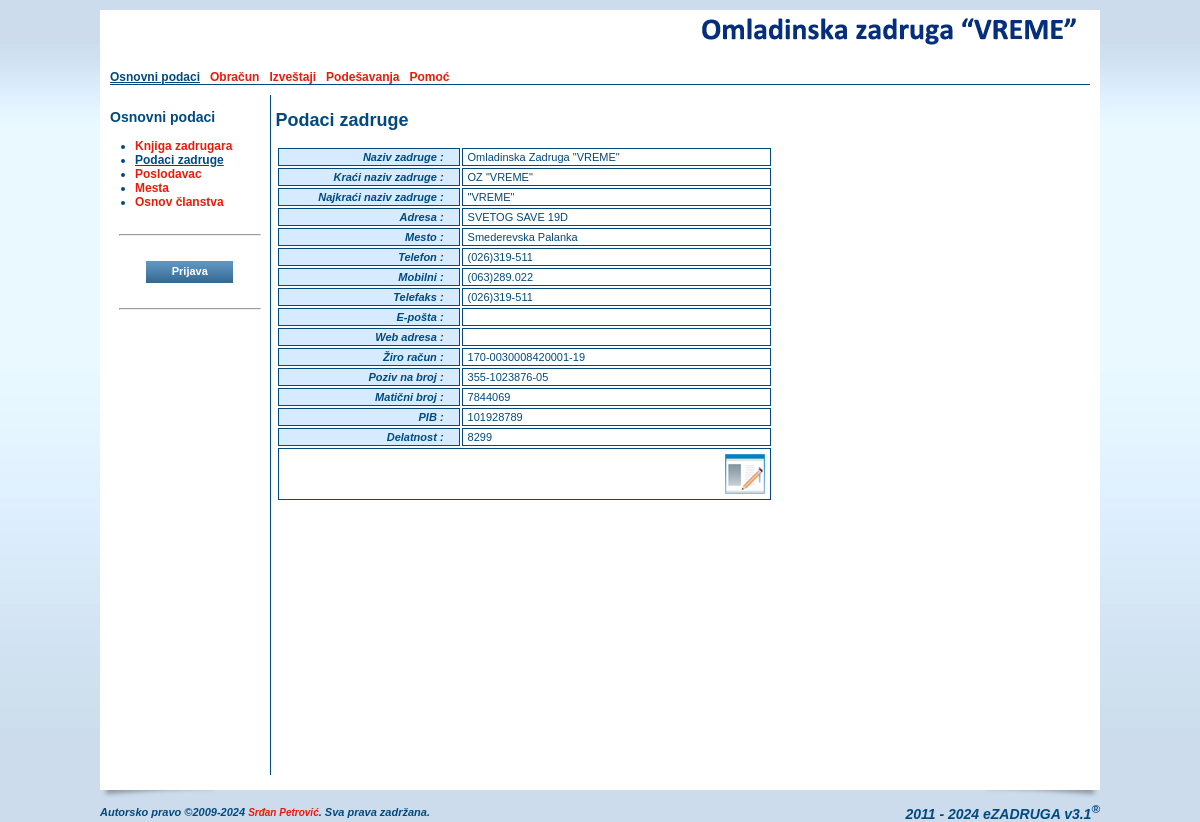
Screenshot of /oszpodaci.php with the database file from the repository.
### tables this page shows
CREATE TABLE IF NOT EXISTS `oszcooperative` (
  `ID` smallint(6) NOT NULL AUTO_INCREMENT,
  `name` varchar(255) NOT NULL,
  `short` varchar(50) NOT NULL,
  `shortest` varchar(25) NOT NULL,
  `address` varchar(255) DEFAULT NULL,
  `IDPlace` smallint(6) DEFAULT NULL,
  `phone` varchar(20) DEFAULT NULL,
  `mobile` varchar(20) DEFAULT NULL,
  `fax` varchar(20) DEFAULT NULL,
  `email` varchar(255) DEFAULT NULL,
  `url` varchar(255) DEFAULT NULL,
  `account` varchar(255) DEFAULT NULL,
  `reference` varchar(255) NOT NULL,
  `pib` varchar(20) DEFAULT NULL,
  `idnumber` varchar(20) DEFAULT NULL,
  `activity` varchar(20) NOT NULL,
  `currentyear` varchar(4) NOT NULL,
  `contracthours` tinyint(4) NOT NULL DEFAULT '0',
  `memberhours` tinyint(4) NOT NULL DEFAULT '0',
  `headimage` varchar(255) DEFAULT NULL,
  `pdfimage` varchar(255) DEFAULT NULL,
  PRIMARY KEY (`ID`),
  KEY `name` (`name`),
  KEY `IDPlace` (`IDPlace`)
);

CREATE TABLE IF NOT EXISTS `oszmenu` (
  `ID` smallint(6) NOT NULL AUTO_INCREMENT,
  `title` varchar(70) NOT NULL,
  `link` varchar(255) NOT NULL,
  `root` smallint(6) NOT NULL DEFAULT '0',
  `sort` tinyint(4) DEFAULT NULL,
  `sub_item` tinyint(4) NOT NULL DEFAULT '-1',
  `show_admin` tinyint(4) NOT NULL DEFAULT '0',
  PRIMARY KEY (`ID`),
  KEY `title` (`title`),
  KEY `root` (`root`),
  KEY `link` (`link`)
);

CREATE TABLE IF NOT EXISTS `oszplace` (
  `ID` smallint(6) NOT NULL AUTO_INCREMENT,
  `name` varchar(70) NOT NULL,
  `post` varchar(5) DEFAULT NULL,
  `phone` varchar(5) DEFAULT NULL,
  PRIMARY KEY (`ID`),
  KEY `name` (`name`)
);

### oszpodaci.php (the view, shortened to what the rows shown need)
<?php
include_once('./header.php');
$name       = "";
$address    = "";
$IDPlace    = 0;
$phone      = "";
$mobile     = "";
$fax        = "";
$account    = "";
$reference  = "";
$idnumber   = "";
$pib        = "";
$activity   = "";
$edit     = false;
$query = mysql_query("SELECT * FROM oszcooperative WHERE ID=1") or die(mysql_error());
$res = mysql_fetch_array($query );
if (isset($res['ID'])) {
  $name       = $res['name'];
  $short      = $res['short'];
  $shortest   = $res['shortest'];
  $address    = $res['address'];
  $IDPlace    = $res['IDPlace'];
  $phone      = $res['phone'];
  $mobile     = $res['mobile'];
  $fax        = $res['fax'];
  $account    = $res['account'];
  $reference  = $res['reference'];
  $idnumber   = $res['idnumber'];
  $pib        = $res['pib'];
  $activity   = $res['activity'];
}
?>
              <h2><?=$GLOBALS["sectiontitle"];?></h2>
              <form name="frmTableEdit" id="frmTableEdit" method="POST" action="./oszpodaci.php">
              <table cellpadding="2" cellspacing="2" border="0" class="table_edit">
                <tr>
                  <th align="right" style="width:150px;">Naziv zadruge : </th>
                  <td style="width:300px;">
<? if ($edit) { ?>
                    <input type="text" value='<?=$name;?>' name="name" id="name" maxlength="255" style="width: 300px;" />
<? } elseif (strlen($name) > 0) echo $name; else echo '&nbsp;'; ?>
                  </td>
                </tr>
                <tr>
                  <th align="right">Kraći naziv zadruge : </th>
                  <td>
<? if ($edit) { ?>
                    <input type="text" value='<?=$short;?>' name="short" id="short" maxlength="50" style="width: 150px;" />
<? } elseif (strlen($short) > 0) echo $short; else echo '&nbsp;'; ?>
                  </td>
                </tr>
                <tr>
                  <th align="right">Najkraći naziv zadruge : </th>
                  <td>
<? if ($edit) { ?>
                    <input type="text" value='<?=$shortest;?>' name="shortest" id="shortest" maxlength="20" style="width: 100px;" />
<? } elseif (strlen($shortest) > 0) echo $shortest; else echo '&nbsp;'; ?>
                  </td>
                </tr>
                <tr>
                  <th align="right">Adresa : </th>
                  <td>
<? if ($edit) { ?>
                    <input type="text" value="<?=$address;?>" name="address" id="address" maxlength="255" style="width: 300px;" />
<? } elseif (strlen($address) > 0) echo $address; else echo '&nbsp;'; ?>
                  </td>
                </tr>
                <tr>
                  <th align="right">Mesto :</th>
                  <td>
<? if ($edit) { ?>
                    <select name="IDPlace">
                      <option value="-1">Izaberite mesto</option>
<?php
$query  = mysql_query("SELECT * FROM oszplace ORDER BY name") or die(mysql_error());
while ($res = mysql_fetch_array($query)) {
  $selected = "";
  if ($IDPlace == $res["ID"]) $selected = "selected";
?>
                      <option value="<?=$res["ID"];?>" <?=$selected;?> ><?=$res["name"];?></option>
<?php
}
?>
                    </select>
<? } else {
    if ($IDPlace > 0) {
      $query  = mysql_query(sprintf("SELECT * FROM oszplace WHERE ID=%d",$IDPlace)) or die(mysql_error());
      $res = mysql_fetch_array($query);
      echo $res['name'];
    } else echo '&nbsp;';
   }?>
                  </td>
                </tr>
                <tr>
                  <th align="right">Telefon : </th>
                  <td>
<? if ($edit) { ?>
                    <input type="text" value="<?=$phone;?>" name="phone" id="phone" maxlength="30" style="width: 100px;" />
<? } elseif (strlen($phone) > 0) echo $phone; else echo '&nbsp;'; ?>
                  </td>
                </tr>
                <tr>
                  <th align="right">Mobilni : </th>
                  <td>
<? if ($edit) { ?>
                    <input type="text" value="<?=$mobile;?>" name="mobile" id="mobile" maxlength="30" style="width: 100px;" />
<? } elseif (strlen($mobile) > 0) echo $mobile; else echo '&nbsp;'; ?>
                  </td>
                </tr>
                <tr>
                  <th align="right">Telefaks : </th>
                  <td>
<? if ($edit) { ?>
                    <input type="text" value="<?=$fax;?>" name="fax" id="fax" maxlength="30" style="width: 100px;" />
<? } elseif (strlen($fax) > 0) echo $fax; else echo '&nbsp;'; ?>
                  </td>
                </tr>
                <tr>
                  <th align="right">E-pošta : </th>
                </tr>
                <tr>
                  <th align="right">Web adresa : </th>
                </tr>
                <tr>
                  <th align="right">Žiro račun : </th>
                  <td>
<? if ($edit) { ?>
                    <input type="text" value="<?=$account;?>" name="account" id="account" maxlength="70" style="width: 200px;" />
<? } elseif (strlen($account) > 0) echo $account; else echo '&nbsp;'; ?>
                  </td>
                </tr>
                <tr>
                  <th align="right">Poziv na broj : </th>
                  <td>
<? if ($edit) { ?>
                    <input type="text" value="<?=$reference;?>" name="reference" id="reference" maxlength="70" style="width: 200px;" />
<? } elseif (strlen($reference) > 0) echo $reference; else echo '&nbsp;'; ?>
                  </td>
                </tr>
                <tr>
                  <th align="right">Matični broj : </th>
                  <td>
<? if ($edit) { ?>
                    <input type="text" value="<?=$idnumber;?>" name="idnumber" id="idnumber" maxlength="30" style="width: 100px;" />
<? } elseif (strlen($idnumber) > 0) echo $idnumber; else echo '&nbsp;'; ?>
                  </td>
                </tr>
                <tr>
                  <th align="right">PIB : </th>
                  <td>
<? if ($edit) { ?>
                    <input type="text" value="<?=$pib;?>" name="pib" id="pib" maxlength="30" style="width: 100px;" />
<? } elseif (strlen($pib) > 0) echo $pib; else echo '&nbsp;'; ?>
                  </td>
                </tr>
                <tr>
                  <th align="right">Delatnost : </th>
                  <td>
<? if ($edit) { ?>
                    <input type="text" value="<?=$activity;?>" name="activity" id="activity" maxlength="30" style="width: 100px;" />
<? } elseif (strlen($activity) > 0) echo $activity; else echo '&nbsp;'; ?>
                  </td>
                </tr>
              </table>
              </form>
<?php
include_once('./footer.php');
?>

### header.php (shortened to what the rows shown need)
<?php
require_once('./lang/sr.php');
if (!isset($_session))
{
  $_session = new c_Session;
}
$_esettings = $_session->_getSettings();
if (count($_esettings) == 0) {
  $query = mysql_query("select * from esettings where ID > 0 LIMIT 1") or die(mysql_error());
  $_esettings = mysql_fetch_array($query);
}
$_oszcooperative = $_session->_getCooperative();
if (count($_oszcooperative) == 0) {
  $query = mysql_query("select * from oszcooperative where ID > 0 LIMIT 1") or die(mysql_error());
  $_oszcooperative = mysql_fetch_array($query);
}
$_timescale   = $_session->_getTimeScale();
$forSelf = explode("/", $_SERVER['PHP_SELF']);
$_self   = $forSelf[count($forSelf)-1];
$_menu   = array();
$_root   = 0;
$_father = 0;
$_this   = 0;
$_index  = false;
$query = mysql_query("SELECT * FROM oszmenu ORDER BY root, sort") or die(mysql_error());
while ($res = mysql_fetch_array($query)) {
  if ($_self == trim($res['link'])) {
    $_this    = $res['ID'];
    $_father  = $res['root'];
  }
  if ($res['root'] > 0) {
    foreach($_menu[0] as $key => $menu) {
      if ($key == $res['root']) {
        $_menu[0][$key]['submenu'][$res['ID']] = array(
        "ID"        => $res['ID'],
        "title"     => $res['title'],
        "link"      => $res['link'],
        "root"      => $res['root'],
        "sort"      => $res['sort'],
        "sub_item"  => $res['sub_item'],
        "show_admin"=> $res['show_admin']
        );
      }
    }
  } else {
    $_menu[0][$res['ID']] = array(
      "ID"    => $res['ID'],
      "title" => $res['title'],
      "link"  => $res['link'],
      "root"  => $res['root'],
      "sort"      => $res['sort'],
      "sub_item"  => $res['sub_item'],
      "show_admin"=> $res['show_admin']
    );
  }
}
?>
<!DOCTYPE html PUBLIC "-//W3C//DTD XHTML 1.0 Transitional//EN" "http://www.w3.org/TR/xhtml1/DTD/xhtml1-transitional.dtd">
<html xmlns="http://www.w3.org/1999/xhtml" >
  <head>
    <link href="./css/style.css" rel="stylesheet" type="text/css">
    <link href="./css/calendar.css" rel="stylesheet" type="text/css">
  </head>
<?php
if (isset($preload_image) && is_array($preload_image)) {
  $strOnLoad = "javascript:MM_preloadImages(";
  $start = true;
  foreach($preload_image as $_image) {
    if ($start)
    {
      $start = false;
      $strOnLoad .= "'". $_image."'";
    } else $strOnLoad .= ",'". $_image."'";
  }
?>
  <body OnLoad="<?=$strOnLoad;?>">
<?php
} else {
?>
  <body>
<?php
}
?>
    <div class="main_content_location" align="center" valign="top">
      <table cellpadding="0" cellspacing="0" border="0">
        <tr>
          <td colspan="2" valign="top">
            <table cellpadding="0" cellspacing="0" border="0" class="content_all">
              <tr>
                <td class="content_main" valign="top">
                    <table cellpadding="0" cellspacing="0" border="0" class="content_main">
                      <tr>
                        <td>
                          <table cellpadding="0" cellspacing="0" border="0" class="header">
                            <tr>
                              <td align="right" valign="top" class="header_right">
                                <a href="./index.php">
<?php if (isset($_esettings["custom_head"]) && $_esettings["custom_head"] && isset($_oszcooperative["headimage"]) && file_exists($_oszcooperative["headimage"])) { ?>
                                  <img src="<?=$_oszcooperative["headimage"];?>" alt="<?=$_LANG["sr"]["MAIN_IMAGE_ALT"];?>" title="<?=$_LANG["sr"]["MAIN_IMAGE_ALT"];?>" />
<?php } else { ?>
                                  <img src="./images/ezadruga_logo.png" alt="<?=$_LANG["sr"]["MAIN_IMAGE_ALT"];?>" title="<?=$_LANG["sr"]["MAIN_IMAGE_ALT"];?>" />
<?php } ?>
                                </a>
                              </td>
                            </tr>
                            <tr>
                              <td class="main_menu" colspan="2">
<?
  foreach ($_menu[0] as $key => $menu) {
    if (intval($menu["sort"]) > 0) {
      if ($key == $_father || $key == $_root){
        if ($_menu[0][$key]["show_admin"] && $GLOBALS["admin"]) {
?>
                                <a href="./<?=$_menu[0][$key]["link"];?>" class="main_menu_selected"><?=$_menu[0][$key]["title"];?></a> &nbsp;
<?
        } else {
?>
                                <a href="./<?=$_menu[0][$key]["link"];?>" class="main_menu_selected"><?=$_menu[0][$key]["title"];?></a> &nbsp;
<?
        }
      } else {
        if ($_menu[0][$key]["show_admin"] && $GLOBALS["admin"]) {
?>
                                <a href="./<?=$_menu[0][$key]["link"];?>"><?=$_menu[0][$key]["title"];?></a> &nbsp;
<?
        } else {
?>
                                <a href="./<?=$_menu[0][$key]["link"];?>"><?=$_menu[0][$key]["title"];?></a> &nbsp;
<?
        }
      }
    }
  }
?>
                              </td>
                          </table>
                        </td>
                      </tr>
                      <tr>
                        <td valign="top">
                          <table cellpadding="0" cellspacing="0" border="0" class="main_content">
                            <tr>
                              <td class="left_menu" valign="top">
<?php
if (!$_index) {
?>
                                <ul>
<?php
  $sub_item = -1;
  if ($_root > 0) {
    foreach($_menu[0][$_root]['submenu'] as $key => $menu) {
      if (intval($_menu[0][$_root]['submenu'][$key]["sub_item"]) > 0 && $_this == $key) $sub_item = intval($_menu[0][$_root]['submenu'][$key]["sub_item"]);
      if (intval($_menu[0][$_root]['submenu'][$key]["sort"]) > 0)
      {
        if ($key == $_father || $key == $sub_item) {
          if ($_menu[0][$_root]['submenu'][$key]["show_admin"] && $GLOBALS["admin"]) {
?>
                                  <li><a href="<?=$_menu[0][$_root]['submenu'][$key]["link"];?>" class="main_menu_selected"><?=$_menu[0][$_root]['submenu'][$key]["title"];?></a></li>
<?
          } elseif (!$_menu[0][$_root]['submenu'][$key]["show_admin"]) {
?>
                                  <li><a href="<?=$_menu[0][$_root]['submenu'][$key]["link"];?>" class="main_menu_selected"><?=$_menu[0][$_root]['submenu'][$key]["title"];?></a></li>
<?php
          }
        } else {
          if ($_menu[0][$_root]['submenu'][$key]["show_admin"] && $GLOBALS["admin"]) {
?>
                                  <li><a href="<?=$_menu[0][$_root]['submenu'][$key]["link"];?>"><?=$_menu[0][$_root]['submenu'][$key]["title"];?></a></li>
<?
          } elseif (!$_menu[0][$_root]['submenu'][$key]["show_admin"]) {
?>
                                  <li><a href="<?=$_menu[0][$_root]['submenu'][$key]["link"];?>"><?=$_menu[0][$_root]['submenu'][$key]["title"];?></a></li>
<?php
          }
        }
      }
    }
  } else {
    if ($_father > 0) {
      foreach($_menu[0][$_father]['submenu'] as $key => $menu) {
        if (intval($_menu[0][$_father]['submenu'][$key]["sort"]) > 0)
        {
          if ($key == $_this || $key == $sub_item) {
            if ($_menu[0][$_father]['submenu'][$key]["show_admin"] && $GLOBALS["admin"]) {
?>
                                  <li><a href="<?=$_menu[0][$_father]['submenu'][$key]["link"];?>" class="main_menu_selected"><?=$_menu[0][$_father]['submenu'][$key]["title"];?></a></li>
<?
          } elseif (!$_menu[0][$_father]['submenu'][$key]["show_admin"]) {
?>
                                  <li><a href="<?=$_menu[0][$_father]['submenu'][$key]["link"];?>" class="main_menu_selected"><?=$_menu[0][$_father]['submenu'][$key]["title"];?></a></li>
<?
            }
          } else {
            if ($_menu[0][$_father]['submenu'][$key]["show_admin"] && $GLOBALS["admin"]) {
?>
                                  <li><a href="<?=$_menu[0][$_father]['submenu'][$key]["link"];?>"><?=$_menu[0][$_father]['submenu'][$key]["title"];?></a></li>
<?
          } elseif (!$_menu[0][$_father]['submenu'][$key]["show_admin"]) {
?>
                                  <li><a href="<?=$_menu[0][$_father]['submenu'][$key]["link"];?>"><?=$_menu[0][$_father]['submenu'][$key]["title"];?></a></li>
<?
            }
          }
        }
      }
    }
  }
?>
                                </ul>
<?
} else {
?>
<?php
}
?>
                              </td>
                              <td style="width:830px;padding-left:5px;" valign="top">

### rows the page displays
oszcooperative: headimage (picture), name "Omladinska Zadruga \"VREME\"", short "OZ \"VREME\"", shortest "\"VREME\"", address "SVETOG SAVE 19D", phone "(026)319-511", mobile "(063)289.022", fax "(026)319-511", account "170-0030008420001-19", reference "355-1023876-05", idnumber "7844069", pib "101928789", activity "8299"
oszmenu: title "Osnovni podaci"
oszmenu: title "Obračun"
oszmenu: title "Izveštaji"
oszmenu: title "Podešavanja"
oszmenu: title "Pomoć"
oszmenu: title "Knjiga zadrugara"
oszmenu: title "Podaci zadruge"
oszmenu: title "Poslodavac"
oszmenu: title "Mesta"
oszmenu: title "Osnov članstva"
oszplace: name "Smederevska Palanka"

### other values shown
$GLOBALS["menutitle"] "Osnovni podaci"
$GLOBALS["sectiontitle"] "Podaci zadruge"
$GLOBALS["version"] "3.1"
